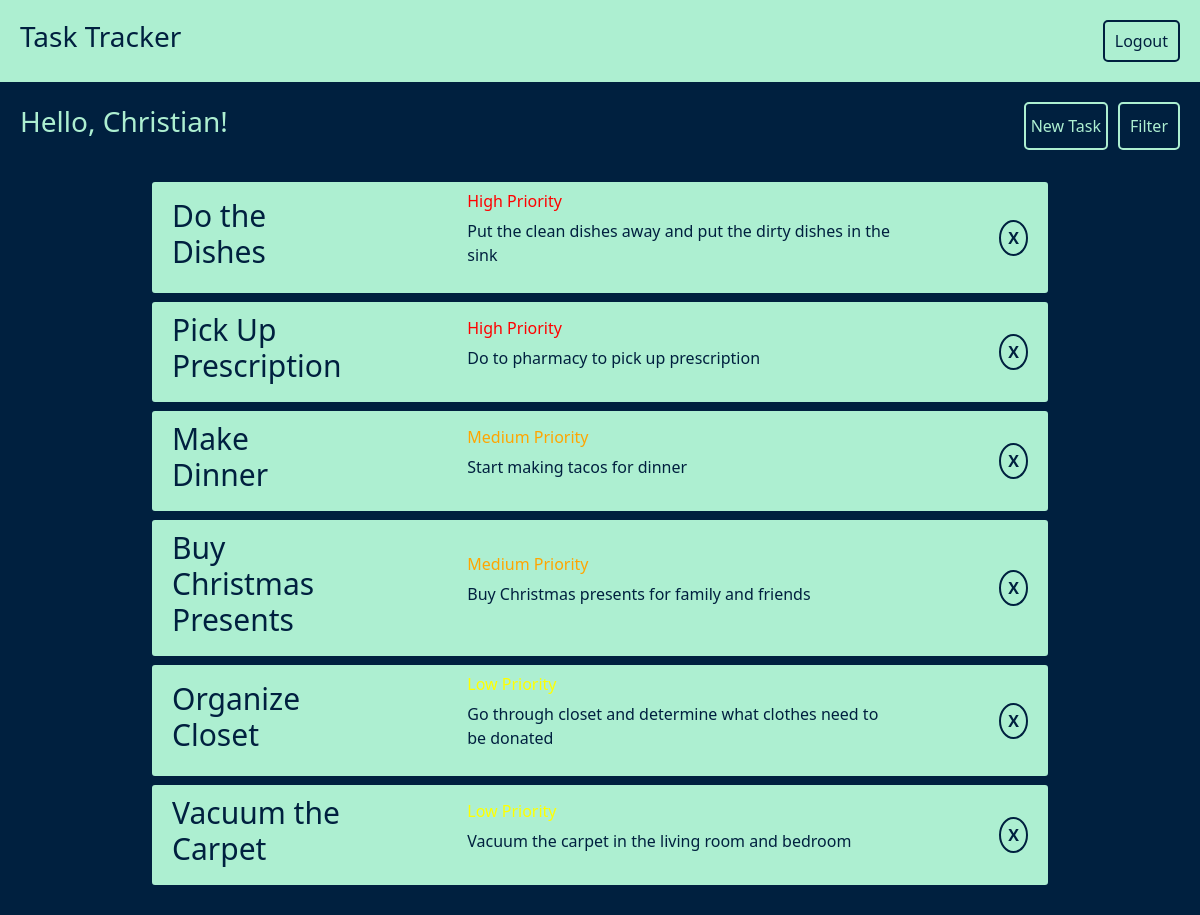
/homepage/filter/by_priority (signed in), run on an earlier commit of the app's database.
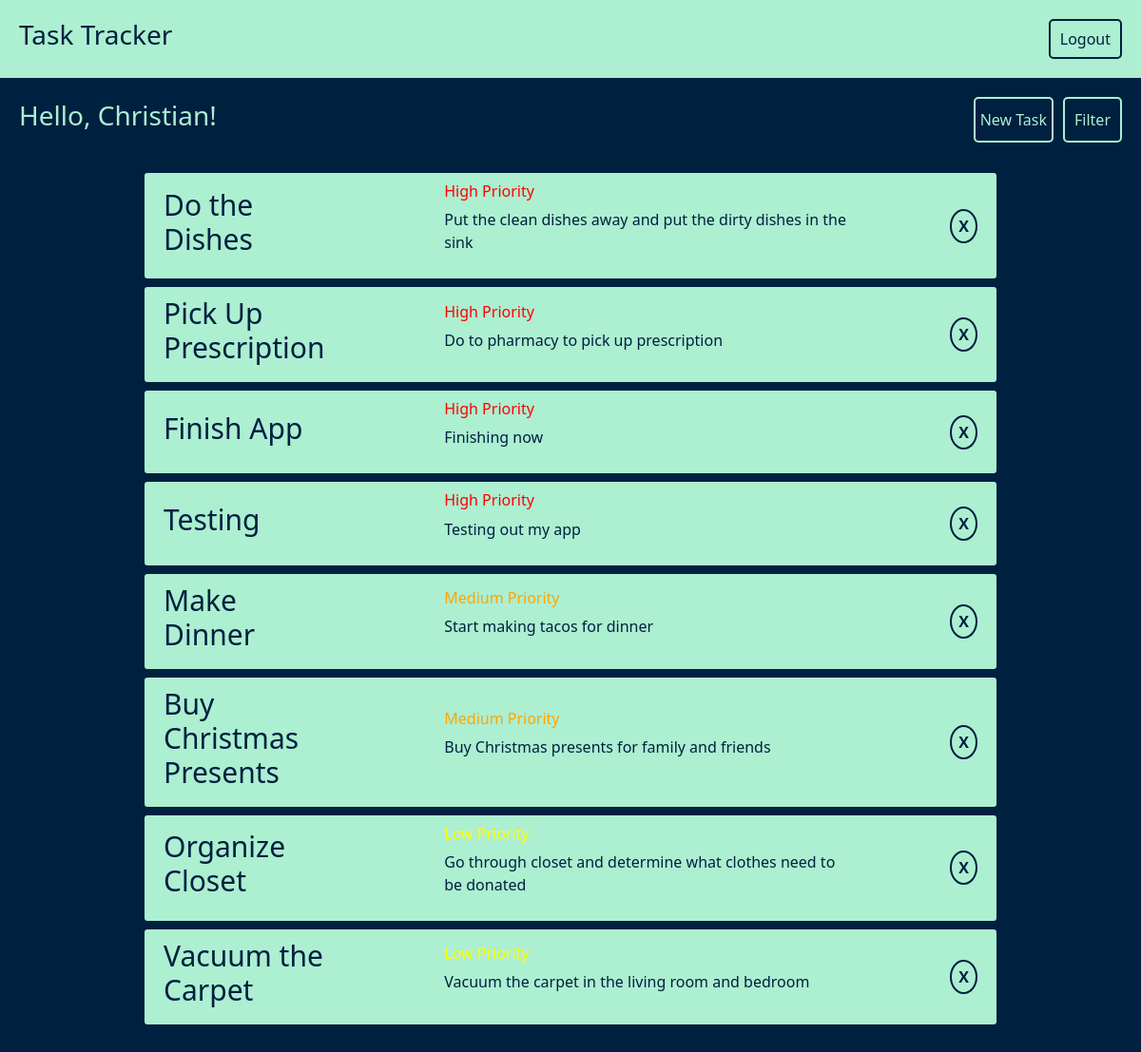
And on a later commit of the database.
### Tasks/models.py (models this page shows)
class Task(models.Model):
    title = models.CharField(max_length = 60)
    description = models.TextField()
    priority = models.IntegerField()
    user = models.ForeignKey(User, related_name = 'tasks', on_delete = models.CASCADE)
    created_at = models.DateTimeField(auto_now_add = True)
    updated_at = models.DateTimeField(auto_now = True)

### Tasks/views.py (the view)
# urls.py: path('homepage/filter/by_priority',  views.filter_tasks_by_priority, name = 'filtered_tasks')
def filter_tasks_by_priority(request):
    this_user = User.objects.get(id = request.session['user_id'])
    context ={
        'first_name': this_user.first_name,
        'filtered_tasks': this_user.tasks.all().order_by('priority'),
    }
    return render(request, 'filtered_homepage.html',  context)

### Tasks/templates/filtered_homepage.html (shortened to what this page needs)
<!DOCTYPE html>
<html lang="en">
<head>
    <link href="https://cdn.jsdelivr.net/npm/bootstrap@5.2.2/dist/css/bootstrap.min.css" rel="stylesheet">
    {% include 'navbar.html' %}
    {% load static %}
    <link rel="stylesheet" href="{% static 'css/filtered_homepage.css' %}">
</head>
<body>
    <div class="main-content">
        <div class="main-header">
            <div class="welcome">
                <h3>Hello, {{first_name}}!</h3>
            </div>
            <div class="main-buttons">
                <div class="new-task">
                    <a href="{% url 'new_task' %}">New Task</a>
                </div>
                <div class="filter">
                    <button onclick="myFunction()" class="dropbtn">Filter</button>
                </div>
            </div>
        </div>
        <div class="tasks">
            {% for task in filtered_tasks %}
                <div class="task">
                    <div class="task-title">
                        <a href="/tasks/edit/{{task.id}}"><h3>{{task.title}}</h3></a>
                    </div>
                    <div class="task-info">
                        {% if task.priority == 1 %}
                            <h6 id="high-pri">High Priority</h6>
                        {% elif task.priority == 2 %}
                            <h6 id="med-pri">Medium Priority</h6>
                        {% else %}
                            <h6 id="low-pri">Low Priority</h6>
                        {% endif %}
                        <p>{{task.description}}</p>
                    </div>
                    <div class="task-buttons">
                        <a href="/tasks/delete/{{task.id}}"><strong>X</strong></a>
                    </div>
                </div>
            {% endfor %}
        </div>
    </div>
</body>
</html>

What changed in the data, as far as the page shows it:
added Task: title "Finish App", priority "High Priority", description "Finishing now"
added Task: title "Testing", priority "High Priority", description "Testing out my app"
